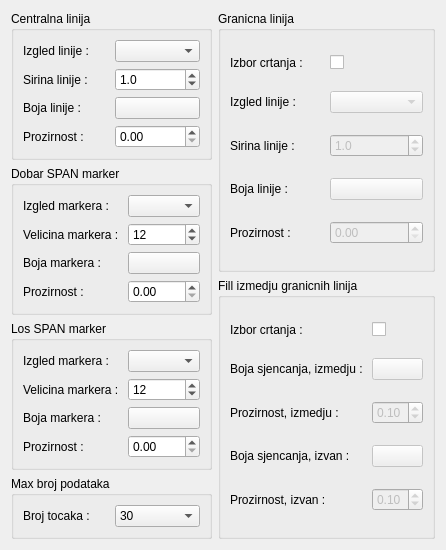
<?xml version="1.0" encoding="UTF-8"?>
<ui version="4.0">
 <class>Form</class>
 <widget class="QWidget" name="Form">
  <property name="geometry">
   <rect>
    <x>0</x>
    <y>0</y>
    <width>414</width>
    <height>501</height>
   </rect>
  </property>
  <property name="windowTitle">
   <string>Form</string>
  </property>
  <layout class="QHBoxLayout" name="horizontalLayout">
   <item>
    <layout class="QVBoxLayout" name="verticalLayout">
     <item>
      <widget class="QGroupBox" name="groupBox">
       <property name="title">
        <string>Centralna linija</string>
       </property>
       <layout class="QGridLayout" name="gridLayout">
        <item row="2" column="1">
         <widget class="QPushButton" name="bojaMidline">
          <property name="text">
           <string/>
          </property>
         </widget>
        </item>
        <item row="0" column="0">
         <widget class="QLabel" name="label">
          <property name="text">
           <string>Izgled linije : </string>
          </property>
         </widget>
        </item>
        <item row="1" column="1">
         <widget class="QDoubleSpinBox" name="sirinaMidline">
          <property name="decimals">
           <number>1</number>
          </property>
          <property name="minimum">
           <double>0.100000000000000</double>
          </property>
          <property name="singleStep">
           <double>0.100000000000000</double>
          </property>
          <property name="value">
           <double>1.000000000000000</double>
          </property>
         </widget>
        </item>
        <item row="1" column="0">
         <widget class="QLabel" name="label_2">
          <property name="text">
           <string>Sirina linije : </string>
          </property>
         </widget>
        </item>
        <item row="2" column="0">
         <widget class="QLabel" name="label_3">
          <property name="text">
           <string>Boja linije : </string>
          </property>
         </widget>
        </item>
        <item row="0" column="1">
         <widget class="QComboBox" name="stilMidline"/>
        </item>
        <item row="3" column="0">
         <widget class="QLabel" name="label_4">
          <property name="text">
           <string>Prozirnost : </string>
          </property>
         </widget>
        </item>
        <item row="3" column="1">
         <widget class="QDoubleSpinBox" name="alphaMidline">
          <property name="maximum">
           <double>1.000000000000000</double>
          </property>
          <property name="singleStep">
           <double>0.050000000000000</double>
          </property>
         </widget>
        </item>
       </layout>
      </widget>
     </item>
     <item>
      <widget class="QGroupBox" name="groupBox_2">
       <property name="title">
        <string>Dobar SPAN marker</string>
       </property>
       <layout class="QGridLayout" name="gridLayout_2">
        <item row="1" column="0">
         <widget class="QLabel" name="label_6">
          <property name="text">
           <string>Velicina markera : </string>
          </property>
         </widget>
        </item>
        <item row="2" column="0">
         <widget class="QLabel" name="label_7">
          <property name="text">
           <string>Boja markera : </string>
          </property>
         </widget>
        </item>
        <item row="0" column="0">
         <widget class="QLabel" name="label_5">
          <property name="text">
           <string>Izgled markera : </string>
          </property>
         </widget>
        </item>
        <item row="0" column="1">
         <widget class="QComboBox" name="okMarker"/>
        </item>
        <item row="1" column="1">
         <widget class="QSpinBox" name="okSize">
          <property name="minimum">
           <number>1</number>
          </property>
          <property name="value">
           <number>12</number>
          </property>
         </widget>
        </item>
        <item row="2" column="1">
         <widget class="QPushButton" name="okBoja">
          <property name="text">
           <string/>
          </property>
         </widget>
        </item>
        <item row="3" column="0">
         <widget class="QLabel" name="label_17">
          <property name="text">
           <string>Prozirnost : </string>
          </property>
         </widget>
        </item>
        <item row="3" column="1">
         <widget class="QDoubleSpinBox" name="okAlpha">
          <property name="maximum">
           <double>1.000000000000000</double>
          </property>
          <property name="singleStep">
           <double>0.050000000000000</double>
          </property>
         </widget>
        </item>
       </layout>
      </widget>
     </item>
     <item>
      <widget class="QGroupBox" name="groupBox_3">
       <property name="title">
        <string>Los SPAN marker</string>
       </property>
       <layout class="QGridLayout" name="gridLayout_3">
        <item row="2" column="0">
         <widget class="QLabel" name="label_10">
          <property name="text">
           <string>Boja markera : </string>
          </property>
         </widget>
        </item>
        <item row="1" column="0">
         <widget class="QLabel" name="label_9">
          <property name="text">
           <string>Velicina markera : </string>
          </property>
         </widget>
        </item>
        <item row="0" column="0">
         <widget class="QLabel" name="label_8">
          <property name="text">
           <string>Izgled markera : </string>
          </property>
         </widget>
        </item>
        <item row="0" column="1">
         <widget class="QComboBox" name="badMarker"/>
        </item>
        <item row="1" column="1">
         <widget class="QSpinBox" name="badSize">
          <property name="minimum">
           <number>1</number>
          </property>
          <property name="value">
           <number>12</number>
          </property>
         </widget>
        </item>
        <item row="2" column="1">
         <widget class="QPushButton" name="badBoja">
          <property name="text">
           <string/>
          </property>
         </widget>
        </item>
        <item row="3" column="0">
         <widget class="QLabel" name="label_20">
          <property name="text">
           <string>Prozirnost : </string>
          </property>
         </widget>
        </item>
        <item row="3" column="1">
         <widget class="QDoubleSpinBox" name="badAlpha">
          <property name="maximum">
           <double>1.000000000000000</double>
          </property>
          <property name="singleStep">
           <double>0.050000000000000</double>
          </property>
         </widget>
        </item>
       </layout>
      </widget>
     </item>
     <item>
      <widget class="QGroupBox" name="groupBox_6">
       <property name="title">
        <string>Max broj podataka</string>
       </property>
       <layout class="QGridLayout" name="gridLayout_6">
        <item row="0" column="0">
         <widget class="QLabel" name="label_23">
          <property name="text">
           <string>Broj tocaka : </string>
          </property>
         </widget>
        </item>
        <item row="0" column="1">
         <widget class="QComboBox" name="maxNZeroSpan">
          <item>
           <property name="text">
            <string>30</string>
           </property>
          </item>
          <item>
           <property name="text">
            <string>60</string>
           </property>
          </item>
          <item>
           <property name="text">
            <string>90</string>
           </property>
          </item>
          <item>
           <property name="text">
            <string>120</string>
           </property>
          </item>
          <item>
           <property name="text">
            <string>150</string>
           </property>
          </item>
          <item>
           <property name="text">
            <string>180</string>
           </property>
          </item>
         </widget>
        </item>
       </layout>
      </widget>
     </item>
    </layout>
   </item>
   <item>
    <layout class="QVBoxLayout" name="verticalLayout_2">
     <item>
      <widget class="QGroupBox" name="groupBox_4">
       <property name="title">
        <string>Granicna linija</string>
       </property>
       <layout class="QGridLayout" name="gridLayout_4">
        <item row="1" column="0">
         <widget class="QLabel" name="label_12">
          <property name="text">
           <string>Izgled linije : </string>
          </property>
         </widget>
        </item>
        <item row="0" column="0">
         <widget class="QLabel" name="label_11">
          <property name="text">
           <string>Izbor crtanja : </string>
          </property>
         </widget>
        </item>
        <item row="3" column="0">
         <widget class="QLabel" name="label_14">
          <property name="text">
           <string>Boja linije : </string>
          </property>
         </widget>
        </item>
        <item row="2" column="0">
         <widget class="QLabel" name="label_13">
          <property name="text">
           <string>Sirina linije : </string>
          </property>
         </widget>
        </item>
        <item row="1" column="1">
         <widget class="QComboBox" name="granicaLine">
          <property name="enabled">
           <bool>false</bool>
          </property>
         </widget>
        </item>
        <item row="2" column="1">
         <widget class="QDoubleSpinBox" name="granicaSirina">
          <property name="enabled">
           <bool>false</bool>
          </property>
          <property name="decimals">
           <number>1</number>
          </property>
          <property name="minimum">
           <double>0.100000000000000</double>
          </property>
          <property name="singleStep">
           <double>0.100000000000000</double>
          </property>
          <property name="value">
           <double>1.000000000000000</double>
          </property>
         </widget>
        </item>
        <item row="0" column="1">
         <widget class="QCheckBox" name="granicaCheck">
          <property name="text">
           <string/>
          </property>
         </widget>
        </item>
        <item row="3" column="1">
         <widget class="QPushButton" name="granicaBoja">
          <property name="enabled">
           <bool>false</bool>
          </property>
          <property name="text">
           <string/>
          </property>
         </widget>
        </item>
        <item row="4" column="0">
         <widget class="QLabel" name="label_19">
          <property name="text">
           <string>Prozirnost : </string>
          </property>
         </widget>
        </item>
        <item row="4" column="1">
         <widget class="QDoubleSpinBox" name="granicaAlpha">
          <property name="enabled">
           <bool>false</bool>
          </property>
          <property name="maximum">
           <double>1.000000000000000</double>
          </property>
          <property name="singleStep">
           <double>0.050000000000000</double>
          </property>
         </widget>
        </item>
       </layout>
      </widget>
     </item>
     <item>
      <widget class="QGroupBox" name="groupBox_5">
       <property name="title">
        <string>Fill izmedju granicnih linija</string>
       </property>
       <layout class="QGridLayout" name="gridLayout_5">
        <item row="1" column="0">
         <widget class="QLabel" name="label_16">
          <property name="text">
           <string>Boja sjencanja, izmedju : </string>
          </property>
         </widget>
        </item>
        <item row="0" column="0">
         <widget class="QLabel" name="label_15">
          <property name="text">
           <string>Izbor crtanja : </string>
          </property>
         </widget>
        </item>
        <item row="0" column="1">
         <widget class="QCheckBox" name="fillCheck">
          <property name="enabled">
           <bool>true</bool>
          </property>
          <property name="text">
           <string/>
          </property>
         </widget>
        </item>
        <item row="1" column="1">
         <widget class="QPushButton" name="fillBoja">
          <property name="enabled">
           <bool>false</bool>
          </property>
          <property name="text">
           <string/>
          </property>
         </widget>
        </item>
        <item row="2" column="0">
         <widget class="QLabel" name="label_18">
          <property name="text">
           <string>Prozirnost, izmedju : </string>
          </property>
         </widget>
        </item>
        <item row="2" column="1">
         <widget class="QDoubleSpinBox" name="fillAlpha">
          <property name="enabled">
           <bool>false</bool>
          </property>
          <property name="maximum">
           <double>1.000000000000000</double>
          </property>
          <property name="singleStep">
           <double>0.050000000000000</double>
          </property>
          <property name="value">
           <double>0.100000000000000</double>
          </property>
         </widget>
        </item>
        <item row="3" column="0">
         <widget class="QLabel" name="label_21">
          <property name="text">
           <string>Boja sjencanja, izvan : </string>
          </property>
         </widget>
        </item>
        <item row="3" column="1">
         <widget class="QPushButton" name="fill2Boja">
          <property name="enabled">
           <bool>false</bool>
          </property>
          <property name="text">
           <string/>
          </property>
         </widget>
        </item>
        <item row="4" column="0">
         <widget class="QLabel" name="label_22">
          <property name="text">
           <string>Prozirnost, izvan : </string>
          </property>
         </widget>
        </item>
        <item row="4" column="1">
         <widget class="QDoubleSpinBox" name="fill2Alpha">
          <property name="enabled">
           <bool>false</bool>
          </property>
          <property name="maximum">
           <double>1.000000000000000</double>
          </property>
          <property name="singleStep">
           <double>0.050000000000000</double>
          </property>
          <property name="value">
           <double>0.100000000000000</double>
          </property>
         </widget>
        </item>
       </layout>
      </widget>
     </item>
    </layout>
   </item>
  </layout>
 </widget>
 <resources/>
 <connections/>
</ui>
